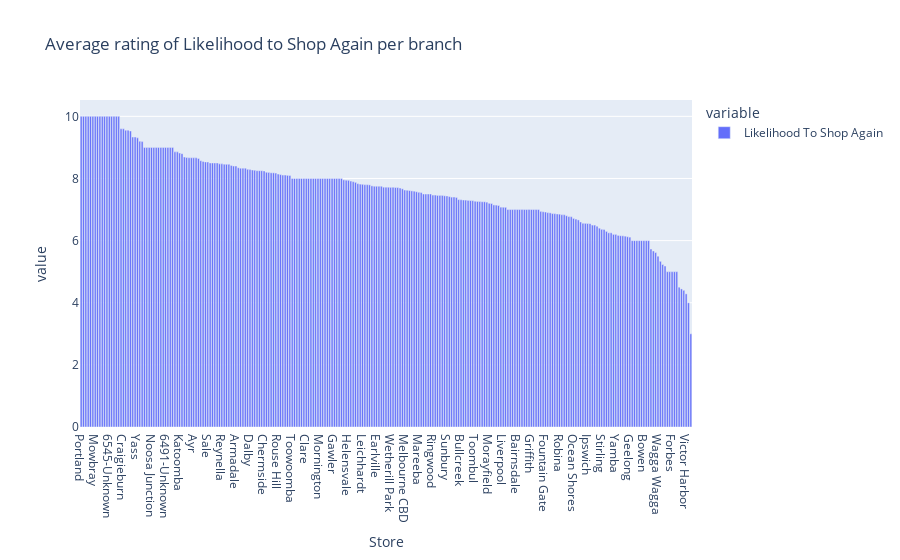

Notebook cell for this chart:
### Markdown cell above
## Store vs Likelihood to Shop Again: 
1. 17 stores have a Likelihood score of 10. 
2. 18 stores have a Likelihood score less than 6. 
3. Rest of the stores have a score ranging between 6 to 9.

### Code cell
branch_likelihood.plot(kind = 'bar', title = 'Average rating of Likelihood to Shop Again per branch')

### Figure 1 — Plotly figure (JSON) as saved in the notebook; plotly's stock layout.template omitted (floating-point values rounded to 4 significant figures; data arrays with more than 128 entries replaced by an {"elided": "..."} marker saying what was removed)
{"data": [{"alignmentgroup": "True", "hovertemplate": "variable=Likelihood To Shop Again<br>Store=%{x}<br>value=%{y}<extra></extra>", "legendgroup": "Likelihood To Shop Again", "marker": {"color": "#636efa", "pattern": {"shape": ""}}, "name": "Likelihood To Shop Again", "offsetgroup": "Likelihood To Shop Again", "orientation": "v", "showlegend": true, "textposition": "auto", "type": "bar", "x": {"elided": "261 str values"}, "xaxis": "x", "y": {"elided": "261 float values"}, "yaxis": "y"}], "layout": {"barmode": "relative", "legend": {"title": {"text": "variable"}, "tracegroupgap": 0}, "title": {"text": "Average rating of Likelihood to Shop Again per branch"}, "xaxis": {"anchor": "y", "domain": [0, 1], "title": {"text": "Store"}}, "yaxis": {"anchor": "x", "domain": [0, 1], "title": {"text": "value"}}}}
